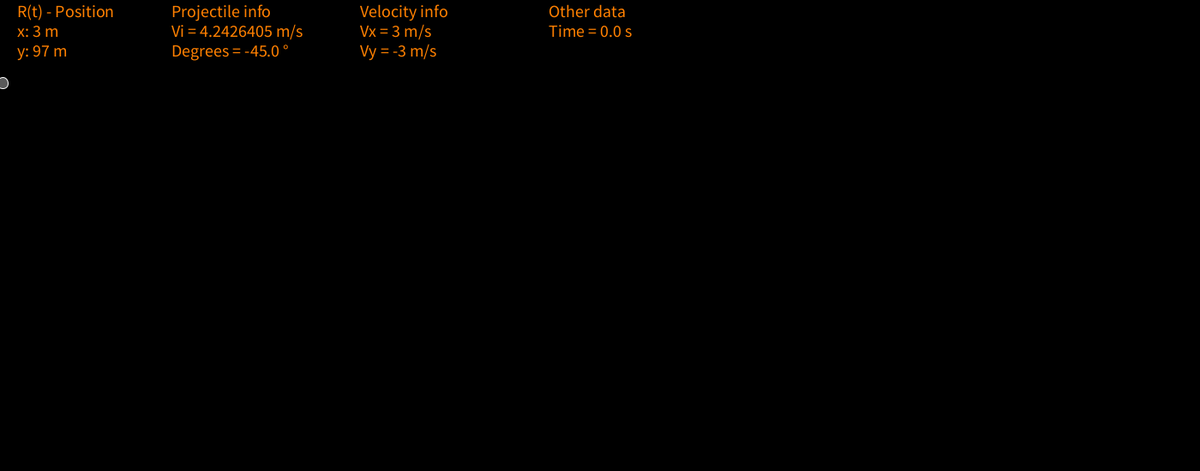
Frame 1 (no input)
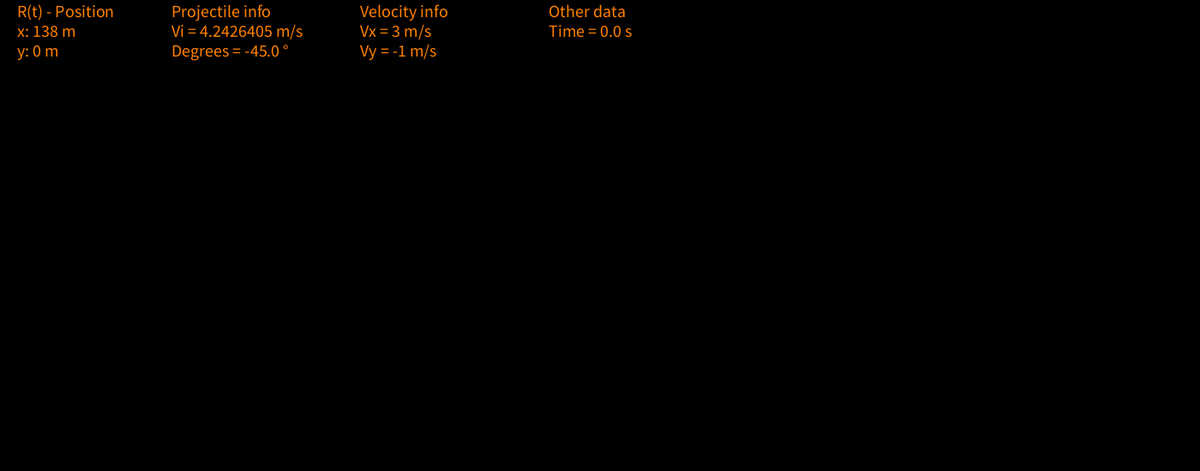
Frame 60 (the mouse pressed at the canvas centre just before this capture)
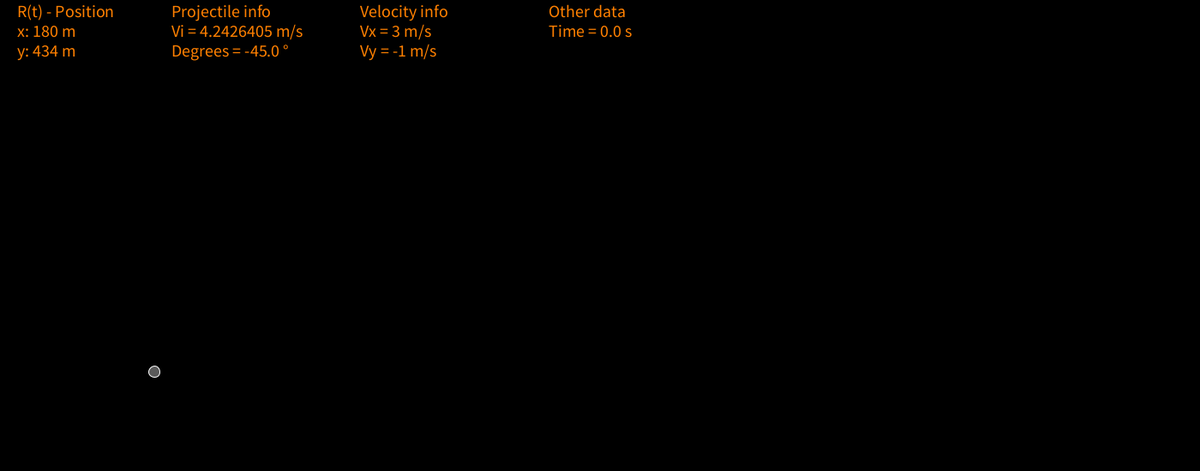
Frame 120 (the mouse held since frame 60 and released just before this capture)

The Processing sketch that drew these frames (run headless with seeded random() and noise(); from frame 60 on, the mouse is pressed at the canvas centre):

// Processing sketch: SimpleProjectille_Method_4
// ── SimpleProjectille_Method_4.pde
PVector vStart = new PVector(3, -3);

Ball cannonball = new Ball(vStart);

float time = 0;

boolean stop;

void setup() {
  size(1400, 550);

  background(0);

  fill(255, 90);

  stroke(255);

  smooth();

  frameRate(120);

  stop = false;
}

void draw() {
  background(0);

  cannonball.update();

  displayData();
}

void displayData() {
  int pos1 = 20;

  int pos2 = 200;

  int pos3 = 420;

  int pos4 = 640;

  int line1 = 20;

  int line2 = 43;

  int line3 = 66;

  fill(255, 128, 0);

  textSize(20);

  text("R(t) - Position", pos1, line1);

  text("x: " + round(cannonball.getPosition().x) + " m", pos1, line2);

  text("y: " + round(cannonball.getPosition().y) + " m", pos1, line3);

  text("Projectile info", pos2, line1);

  text("Vi = " + cannonball.getSpeed() + " m/s", pos2, line2);

  text("Degrees = " + degrees(cannonball.getTheta()) + " °", pos2, line3);

  text("Velocity info", pos3, line1);

  text("Vx = " + round(cannonball.getVel().x) + " m/s", pos3, line2);

  text("Vy = " + round(cannonball.getVel().y) + " m/s", pos3, line3);

  text("Other data", pos4, line1);

  text("Time = " + time + " s", pos4, line2);

  fill(255, 90);
}

void mousePressed() {
  stop = false;

  time = 0;

  cannonball = new Ball(vStart);
}

// ── Ball.pde
class Ball {
  // 小球的初始速度向量
  PVector v0;

  // 小球运动中的速度向量
  PVector v;

  // 小球运动中的位置向量
  PVector position;

  // 初始化
  Ball(PVector _v0) {
    v0 = _v0.copy();

    v = _v0.copy();

    position = new PVector(0, height);
  }

  void update() {
    // 检测是否与屏幕边界发生碰撞
    if (position.x >= 0 && position.x <= width && position.y >=0 && position.y <= height) {
      // 用工程化的思想,对重力加速度取经验值
      PVector g = new PVector(0, 0.035);

      // 计算小球运动中当前时刻的速度向量
      v.add(g);

      // 计算小球运动中当前时刻的位置向量
      position.add(v);

      ellipse(position.x, position.y, 13, 13);
    } else {
      stop = true;
    }
  }

  // 返回小球运动中当前时刻的速度向量
  PVector getVel() {
    return v;
  }

  PVector getPosition() {
    return position;
  }

  float getSpeed() {
    return v0.mag();
  }

  float getTheta() {
    return v0.heading();
  }
}
